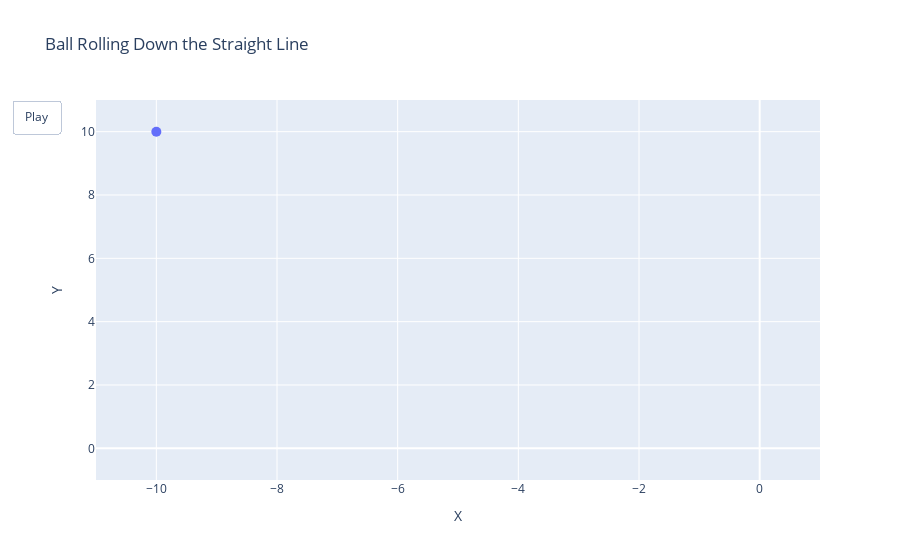

The code cell stored with this chart in its notebook:
### Code cell
# Maximum velocity of ball upon reaching ground
v_drop = np.sqrt(2 * g * h)

# Maximum time to reach the end of the slope
t_max_drop = np.sqrt(2 * h / g)
t_max_roll = l / v_drop
t_max_total = t_max_drop + t_max_roll

# Time array
time_steps = np.linspace(0, t_max_total, 200)

# Initialize lists for x and y positions
x_t = []
y_t = []

# Loop through each time step and calculate positions
for t in time_steps:
    if t <= t_max_drop:
        # Vertical drop phase
        x_t.append(-l)  # x remains 0 during the drop
        y_t.append(-0.5 * g * t**2 + h)  # y follows free fall equation
    else:
        # Rolling phase
        x_t.append(v_drop * (t - t_max_drop) - l)  # x increases linearly after the drop
        y_t.append(0)  # y remains 0 during the rolling phase

# Create the figure for Plotly
fig = go.Figure(
    data=[go.Scatter(x=[x_i], y=[y_i], mode="markers", marker=dict(size=10), name="Ball")],
    layout=go.Layout(
        xaxis=dict(range=[x_i - 1, x_f + 1], title="X"),
        yaxis=dict(range=[y_f - 1, y_i + 1], title="Y"),
        title="Ball Rolling Down the Straight Line",
        updatemenus=[dict(type="buttons", showactive=False,
                          buttons=[dict(label="Play",
                                        method="animate",
                                        args=[None, dict(frame=dict(duration=50, redraw=True), 
                                                         fromcurrent=True, mode='immediate')])])]
    ),
    frames=[go.Frame(data=[go.Scatter(x=[x], y=[y], mode="markers", marker=dict(size=10))])
            for x, y in zip(x_t, y_t)]
)

# Show the plot
fig.show()

### Figure 1 — Plotly figure (JSON) as saved in the notebook; plotly's stock layout.template omitted (floating-point values rounded to 4 significant figures)
{"data": [{"marker": {"size": 10}, "mode": "markers", "name": "Ball", "type": "scatter", "x": [-10], "y": [10]}], "layout": {"title": {"text": "Ball Rolling Down the Straight Line"}, "updatemenus": [{"buttons": [{"args": [null, {"frame": {"duration": 50, "redraw": true}, "fromcurrent": true, "mode": "immediate"}], "label": "Play", "method": "animate"}], "showactive": false, "type": "buttons"}], "xaxis": {"range": [-11, 1], "title": {"text": "X"}}, "yaxis": {"range": [-1, 11], "title": {"text": "Y"}}}}
